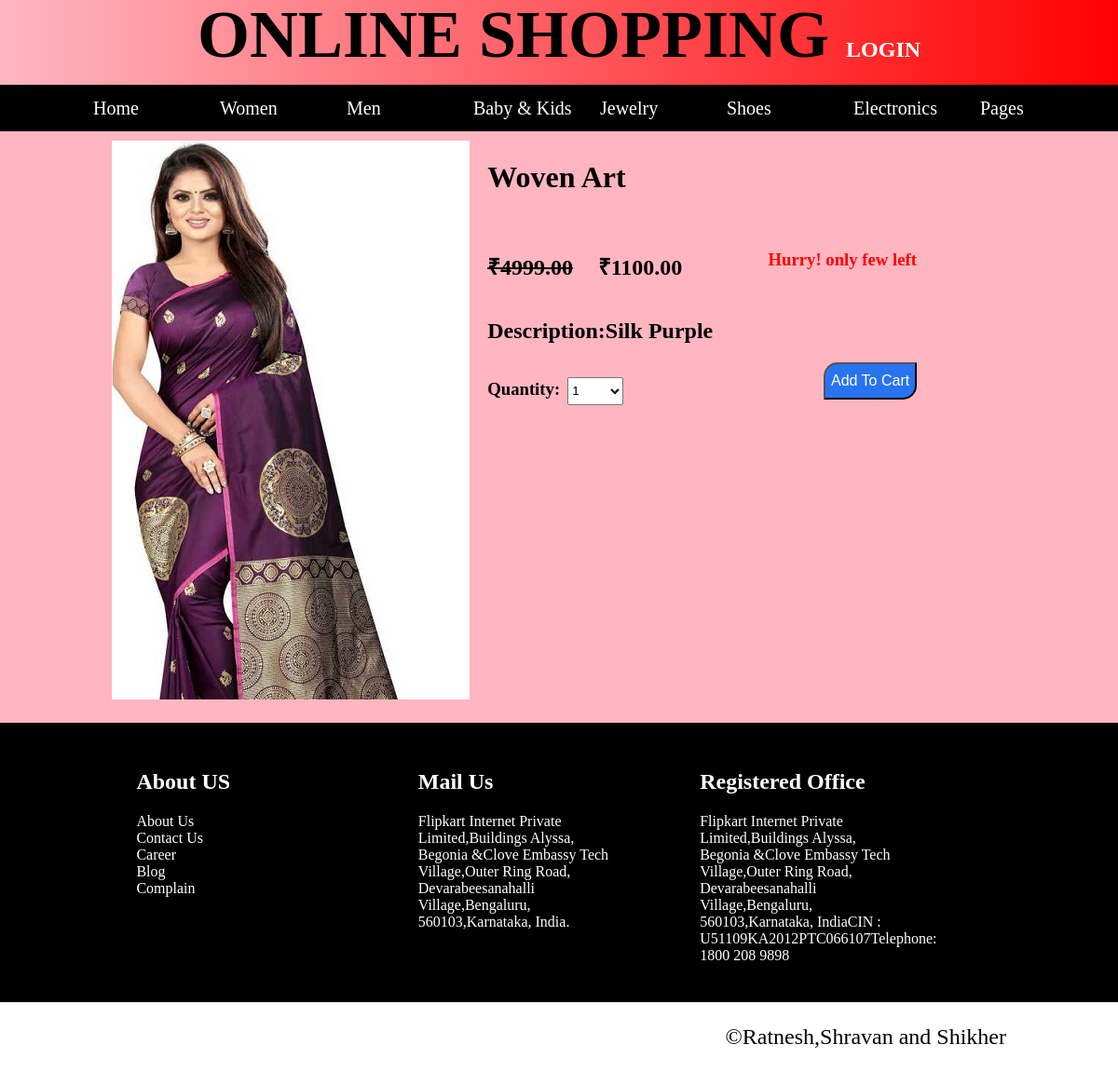
Screenshot of /online/detail/1 with the database file from the repository.
### online/models.py (models this page shows, shortened)
class Product(models.Model):
    supercategory = models.ForeignKey(Supercategory, related_name='categories2', on_delete=models.CASCADE)
    super=models.SlugField(max_length=100, db_index=True)
    category = models.ForeignKey(Category, related_name='products', on_delete=models.CASCADE)
    name = models.CharField(max_length=100, db_index=True)
    slug = models.SlugField(max_length=100, db_index=True)
    description = models.TextField(blank=True)
    price = models.DecimalField(max_digits=10, decimal_places=2)
    available = models.BooleanField(default=True)
    stock = models.PositiveIntegerField()
    created_at = models.DateTimeField(auto_now_add=True)
    updated_at = models.DateTimeField(auto_now=True)
    image = models.FileField(upload_to='products/%Y/%m/%d', blank=True)
    discount = models.PositiveIntegerField(default=0,blank=True)
    class Meta:
        ordering = ('name', )

### online/views.py (the view)
# urls.py: url(r'^detail/(?P<id>\d+)$', views.product_detail, name='product_detail'),
def product_detail(request,id):
    products = get_object_or_404(Product, id=id)
    categories = Category.objects.all()
    price=products.price - (products.price * products.discount)//100
    return render(request, 'product_detail.html', {'product':products,'categories':categories,'price':price})

### online/models.py (called while the page is built)
    def get_absolute_url(self):
        return reverse('online:product_list_by_category', args=[self.slug])

### online/templates/product_detail.html (shortened to what this page needs)
<!DOCTYPE html>
<html>
<head>
</head>
<body onload="slide()">
	<div id="main">
		<div id="header">
			<a href="#" onclick="display()" style="text-decoration: none;font-size: 2vw;color: white">Login</a>
		</div>
		<div id="nav-bar">
			<div class="menu">
			<ul>
				<li><a href="{% url 'online:product_list' %}">Home</a></li>
				<li><a href="">Women</a>
					</li>
				<li><a href="">Men</a>
					</li>
				<li><a href="">Baby & Kids</a>
					</li>
				<li><a href="">Jewelry</a>
					</li>
				<li><a href="">Shoes</a>
					 </li>
					<li><a href="">Electronics</a>
					</li>
				<li><a href="#">Pages</a>
					 </li>
			</ul>
		</div>
		</div>
		<div style="height: 600px;width: 80%;margin: 10px auto;">
			<div style="float:left;background: url('{{ product.image.url}} ');background-size: cover;background-repeat:no-repeat;width: 40%;height:100%"></div>
			<div style="float: left;height: 100%;width: 48%;margin-left: 2%">
				<h1>{{ product.name }}</h1><br/>
				{% if product.price == price %}
				<h2>&#8377;{{ product.price }}</h2><br/>
				{% else %}
				<h2 style="display:inline-block"><strike>&#8377;{{ product.price }}</strike></h2>
				<h2 style="display:inline-block;margin-left:5%">&#8377;{{ price }}</h2>
				{% endif %}
				{% if product.stock <= 2 %}
				<h3 style="display:inline-block;color:red;margin-left:5%;float:right">Hurry! only few left</h3>
				{% endif %}
				<h2>Description:{{ product.description }}</h2>
				<form action="#">
					<h3 style="display: inline-block;">Quantity:</h3>&nbsp;
					<select>
						{% for i in "x"|ljust:"10" %}
					{% if forloop.counter <= product.stock %}
						<option value="{{ forloop.counter }}">{{ forloop.counter }}</option>
						{% else %}
						{{ break }}
					{% endif %}
				{% endfor %}
					</select>
					<input type="submit" value="Add To Cart" style="color:white;width: 100px;font-size: 16px;border-radius: 15px 0px 15px 0px;background-color: #2874f0;float: right;" onclick="display()">
				</form></div>
		</div>
	<div id="footer" style="color: white">
		<div id="allpart">
		<div class="part">
			<h2>About US</h2>
				<a href="" style="color: white;text-decoration: none;">About Us</a><br>
				<a href="" style="color: white;text-decoration: none;">Contact Us</a><br>
				<a href="" style="color: white;text-decoration: none;">Career</a><br>
				<a href="" style="color: white;text-decoration: none;">Blog</a><br>
				<a href="" style="color: white;text-decoration: none;">Complain</a><br>
		</div>
		<div class="part">
			<h2>Mail Us</h2>
			Flipkart Internet Private Limited,Buildings Alyssa, Begonia &Clove Embassy Tech Village,Outer Ring Road, Devarabeesanahalli Village,Bengaluru, 560103,Karnataka, India.</div>
		<div class="part">
			<h2>Registered Office</h2>
			Flipkart Internet Private Limited,Buildings Alyssa, Begonia &Clove Embassy Tech Village,Outer Ring Road, Devarabeesanahalli Village,Bengaluru, 560103,Karnataka, IndiaCIN : U51109KA2012PTC066107Telephone: 1800 208 9898
		</div>
	</div>
</div>
		<p style="float: right;margin-right: 10%;font-size: 2vw">&copy;Ratnesh,Shravan and Shikher</p>
</div>
</body>
</html>

### online/templates/product_detail.html (style rules this page uses)
html { scroll-behavior: smooth; }
body { margin: 0px; align-items: center; align-content: center; box-sizing: border-box; }
#main { min-height: 1000px; width:100%; background-color:lightpink; //border:1px solid; }
#header { min-height:75px; width: 100%; //background-color: white; line-height: 75px; font-size: 6vw; font-weight: bold; text-align: center; text-transform: uppercase; //color: linear-gradient(to right,red,yellow); background-image: linear-gradient(to right, rgba(255,0,0,0), rgba(255,0,0,1)); }
#nav-bar { min-height:50px; width: 100%; background-color: black; //padding-left: 5%; }
ul { list-style-type: none; margin: 0px; margin-left: 5%; }
ul li { display: inline-block; height:100%; width: 12%; }
ul li a { text-decoration: none; margin: 0px; color: white; line-height: 50px; font-size: 20px; text-align: center; }
#footer { margin-top: 25px; min-height: 300px; width: 100%; background-color: black; }
#allpart { height: 250px; width: 90%; margin: 0px auto; //border: 1px solid white; }
.part { height: 200px; width: 20%; margin-left: 8%; margin-top: 30px; //border: 1px solid white; float: left; }
input[type="submit"] { height:40px; width: 100%; background-color: lightgreen; font-size: 20px; }
select { width: 60px; height: 30px; }

### rows the page displays
Product: image (picture), name "Woven Art", price "4999.00", description "Silk Purple", stock "1"

### other values shown
{{ price }} "1100.00"
